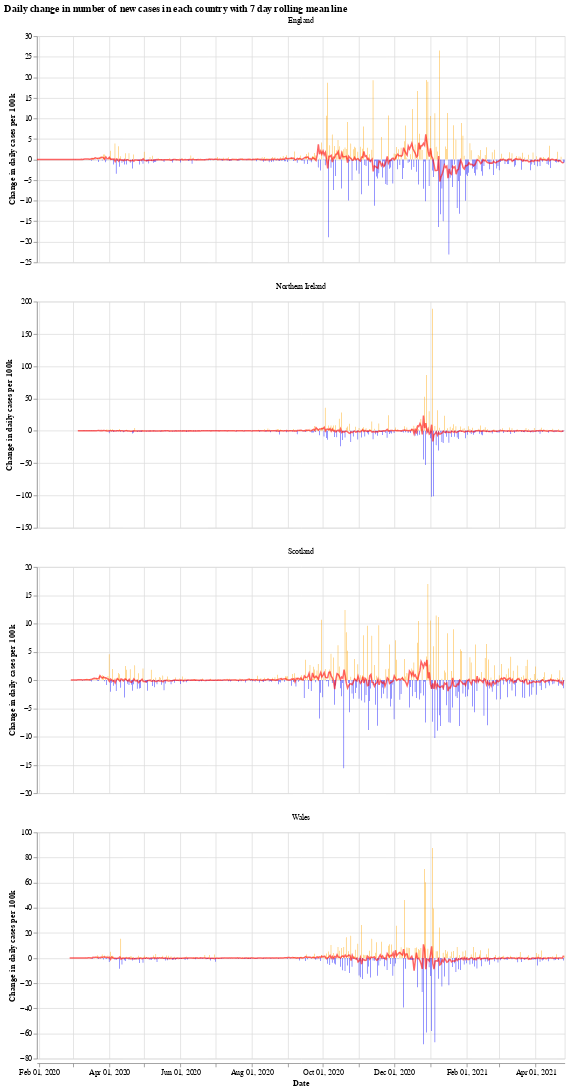

Write notebook code for a chart like this one.
### Markdown cell above
We will use the Python library `Altair` for visualising the data, see the [altair docs](https://altair-viz.github.io/) for more information.

First we have a graph which shows the daily change in the number of new cases for each country. This number jumps up and down all over the place, which is likely due to delay in reporting of new cases over the weekend. Another interesting thing is that it looks like the daily cases in Wales experienced a much shorter period of calm over the summer (calm in the sense of daily cases not jumping up and down).

The orange bars are days when the number of new cases (per 100k population) was more than the previous day, while the blue are days when the number of new cases dropped. The red line is the 7 day moving average. 

When the moving average line is below 0, it means that there is a consistent drop in new cases. We can see this clearly happening around the times that lockdowns were introduced (though, to varying degrees). I will update the graphs soon with a marker of when each lockdown started.

### Code cell
# collapse
import altair as alt

bars = alt.Chart(uk_cases).mark_bar().encode(
    x=alt.X("yearmonthdate(date):T", axis=alt.Axis(title='Date')),
    y=alt.Y("casesChangeRate:Q", axis=alt.Axis(title='Change in daily cases per 100k')),
    tooltip='casesChange',
    color=alt.condition(
        alt.datum.casesChangeRate > 0,
        alt.value("orange"),  # The positive color
        alt.value("blue")  # The negative color
    )
).properties(title='Daily change in number of new cases with 7 day rolling mean',width=700).interactive()

line = alt.Chart(uk_cases).mark_line(
    color='red',
    size=2,
    opacity=0.6
).transform_window(
    rolling_mean='mean(casesChangeRate)',
    frame=[0, 7],
    groupby=['areaName']
).encode(
    x='yearmonthdate(date):T',
    y='rolling_mean:Q'
)

alt.layer(bars, line, data=uk_cases).facet(alt.Column(
    'areaName', title=''), columns=1).resolve_scale(y='independent').properties(title='Daily change in number of new cases in each country with 7 day rolling mean line')

### Figure 1 — Vega-Lite specification as saved in the notebook (floating-point values rounded to 4 significant figures; data arrays with more than 128 entries replaced by an {"elided": "..."} marker saying what was removed)
{"config": {"view": {"continuousWidth": 400, "continuousHeight": 300}}, "data": {"name": "data-7ab83d199d88999a4d63b97437aa0515"}, "facet": {"type": "nominal", "field": "areaName", "title": ""}, "spec": {"layer": [{"mark": "bar", "encoding": {"color": {"condition": {"value": "orange", "test": "(datum.casesChangeRate > 0)"}, "value": "blue"}, "tooltip": {"type": "quantitative", "field": "casesChange"}, "x": {"type": "temporal", "axis": {"title": "Date"}, "field": "date", "timeUnit": "yearmonthdate"}, "y": {"type": "quantitative", "axis": {"title": "Change in daily cases per 100k"}, "field": "casesChangeRate"}}, "selection": {"selector001": {"type": "interval", "bind": "scales", "encodings": ["x", "y"]}}, "title": "Daily change in number of new cases with 7 day rolling mean", "width": 700}, {"mark": {"type": "line", "color": "red", "opacity": 0.6, "size": 2}, "encoding": {"x": {"type": "temporal", "field": "date", "timeUnit": "yearmonthdate"}, "y": {"type": "quantitative", "field": "rolling_mean"}}, "transform": [{"window": [{"op": "mean", "field": "casesChangeRate", "as": "rolling_mean"}], "frame": [0, 7], "groupby": ["areaName"]}]}]}, "columns": 1, "resolve": {"scale": {"y": "independent"}}, "title": "Daily change in number of new cases in each country with 7 day rolling mean line", "$schema": "https://vega.github.io/schema/vega-lite/v4.8.1.json", "datasets": {"data-7ab83d199d88999a4d63b97437aa0515": {"elided": "1716 records"}}}
